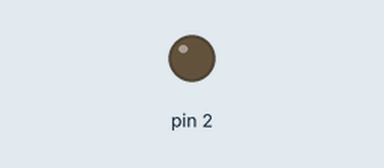
Recording of a sketch running on a simulated Arduino Uno, built with avr-gcc and run on an emulated ATmega328P. Parts: output pins drawn as LEDs (lit = HIGH).

Above: at 3.2 s.
At 12.8 s:
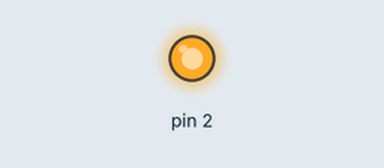
Timing chart, 0 to 33.2 s (numbered marks = the images above):
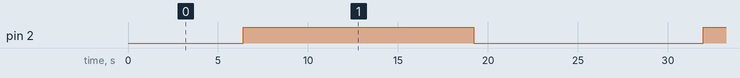

Measured:
- by itself, pin 2: alternates HIGH for 12.8 s and LOW for 12.8 s

The sketch:

lab7-3.ino
```cpp
void setup() {
  // put your setup code here, to run once:
  pinMode(2, OUTPUT);
}

void loop() {
  // put your main code here, to run repeatedly:
  int i = 0;
  for (i = 0; i < 256; i++){
    analogWrite(2, i);
    delay(50);
  }
  for(i = 255; i > 0; i--){
    analogWrite(2, i);
    delay(50);
  }
}
```
